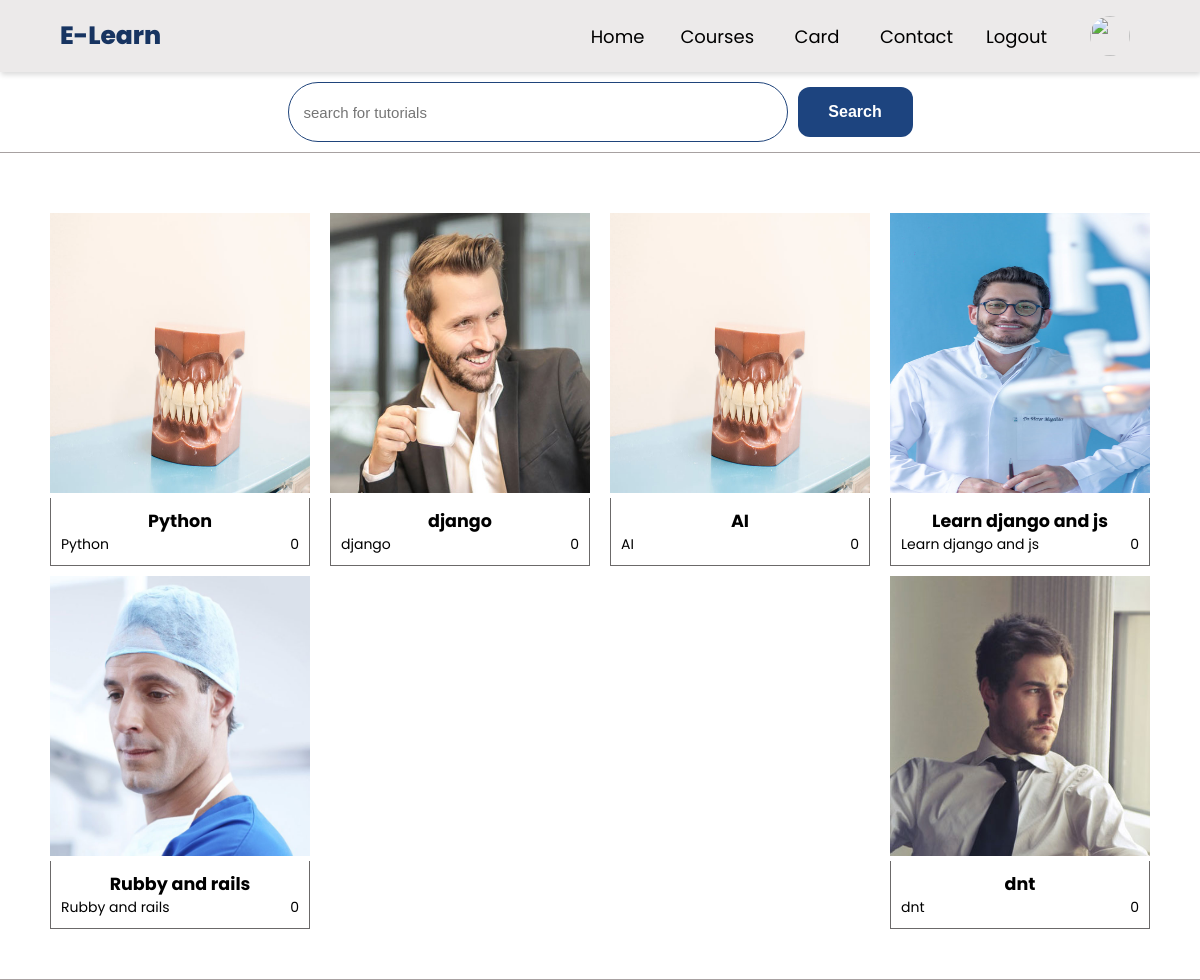
The app's page /tutorials/ with its own data.
### base/models.py (models this page shows)
class Tutorial(models.Model):
    user=models.ForeignKey(Profile,on_delete=models.CASCADE)
    name=models.TextField()
    cover=models.ImageField(blank=True,default='avatar.svg')
    description=models.TextField()
    price=models.IntegerField(blank=True)
    created=models.DateTimeField(auto_now_add=True)
    followers=models.ManyToManyField(Profile,related_name='unrolls')
    @property
    def cover_url(self):
        try :
            return self.cover.url
        except:
            return ''

### base/views.py (the view)
# urls.py: path('tutorials/',views.tutorials,name='tutorials'),
def tutorials(request):
    q=request.GET.get('q') if request.GET.get('q') is not None else ''
    user=request.user
    tutorials=Tutorial.objects.filter(Q(name__icontains=q))
    context={'user':user,'tutorials':tutorials}
    return render(request,'base/tutorials.html',context)

### base/templates/base/tutorials.html
{% extends 'base/main.html' %}
{% load static %}
{% block content %}
<form action="" method="GET">
<section class="search-section" style="border-bottom: 1px #a7a1a1 solid;padding-bottom: 10px;">
        <input type="text" placeholder="search for tutorials" class="tutorial-search-input" name="q">
        <button type="submit" class="tutorial-search-button"> Search</button>
</section>
</form>
<section class="tutorials" style="border-bottom: 1px #a7a1a1 solid;">
    {% for tutorial in tutorials %}
    <a href="{% url 'tutorial-page' tutorial.id %}">
        <div class="tutorial">
            <img class="tutorial-image" src="{{tutorial.cover_url}}" style=" height: 280px;width: 260px; "></img>
            <div class="tutorial-details">
                <div class="tutorial-name">
                    <h3>{{tutorial.name}}</h3>
                </div>
                <div class="tutorial-activity">
                    <span>{{tutorial.name}}</span>
                    <span>{{tutorial.followers.count}}</span>
                </div>
            </div>
        </div>
    </a>
    {% endfor %}
</section>
{% endblock content %}

### static/css/style.css (style rules this page uses)
* { margin: 0; padding: 0; box-sizing: border-box; }
html { font-size: 10px; font-family: 'Poppins', sans-serif; }
a { text-decoration: none; color: black; }
.search-section { margin-top: 10px; display: flex; align-items: center; justify-content: center; }
.tutorial-search-input { width: 500px; height: 60px; color: rgb(23, 52, 97); border-radius: 9999px; border: 1px solid rgb(31, 68, 123); padding-left: 15px; font-size: 1.5rem; }
.tutorial-search-button { height: 50px; width: 115px; padding: 10px; border-radius: 12px; display: flex; align-items: center; justify-content: center; background-color: rgb(29, 68, 127); color: white; font-size: 1.6rem; font-weight:620; margin-left: 10px; transition: 0.7s ease; border: none; }
.tutorials { display: flex; align-items: center; flex-wrap: wrap; justify-content: space-between; padding: 50px; }
.tutorial { margin-top: 10px; }
.tutorial-details { width: 260px; display: flex; flex-direction: column; align-items: center; padding: 10px; border: 1px solid #6b6969; border-top: none; }
.tutorial-name { font-size: 1.5rem; }
.tutorial-activity { width: 100%; display: flex; align-items: center; justify-content: space-between; font-size: 1.4rem; }

### records on screen
Tutorial: cover_url (picture), name "Python", followers.count "0"
Tutorial: cover_url (picture), name "django", followers.count "0"
Tutorial: cover_url (picture), name "AI", followers.count "0"
Tutorial: cover_url (picture), name "Learn django and js", followers.count "0"
Tutorial: cover_url (picture), name "Rubby and rails", followers.count "0"
Tutorial: cover_url (picture), name "dnt", followers.count "0"
